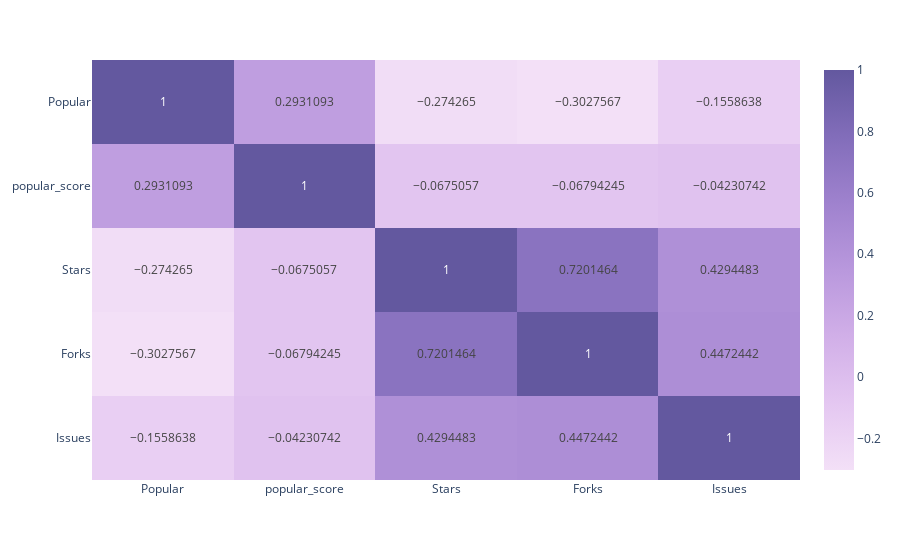

Write notebook code for a chart like this one.
### Code cell
corr_mat_int = data[['Popular','popular_score','Stars','Forks','Issues']].corr(method='pearson')
px.imshow(
    corr_mat_int,
    text_auto=True,
    aspect='auto',
    color_continuous_scale='purp'
)

### Figure 1 — Plotly figure (JSON) as saved in the notebook; plotly's stock layout.template omitted (floating-point values rounded to 4 significant figures)
{"data": [{"coloraxis": "coloraxis", "hovertemplate": "x: %{x}<br>y: %{y}<br>color: %{z}<extra></extra>", "name": "0", "texttemplate": "%{z}", "type": "heatmap", "x": ["Popular", "popular_score", "Stars", "Forks", "Issues"], "xaxis": "x", "y": ["Popular", "popular_score", "Stars", "Forks", "Issues"], "yaxis": "y", "z": [[1, 0.2931, -0.2743, -0.3028, -0.1559], [0.2931, 1, -0.06751, -0.06794, -0.04231], [-0.2743, -0.06751, 1, 0.7201, 0.4294], [-0.3028, -0.06794, 0.7201, 1, 0.4472], [-0.1559, -0.04231, 0.4294, 0.4472, 1]]}], "layout": {"coloraxis": {"colorscale": [[0, "rgb(243, 224, 247)"], [0.1667, "rgb(228, 199, 241)"], [0.3333, "rgb(209, 175, 232)"], [0.5, "rgb(185, 152, 221)"], [0.6667, "rgb(159, 130, 206)"], [0.8333, "rgb(130, 109, 186)"], [1, "rgb(99, 88, 159)"]]}, "margin": {"t": 60}, "xaxis": {"anchor": "y", "domain": [0, 1]}, "yaxis": {"anchor": "x", "autorange": "reversed", "domain": [0, 1]}}}
